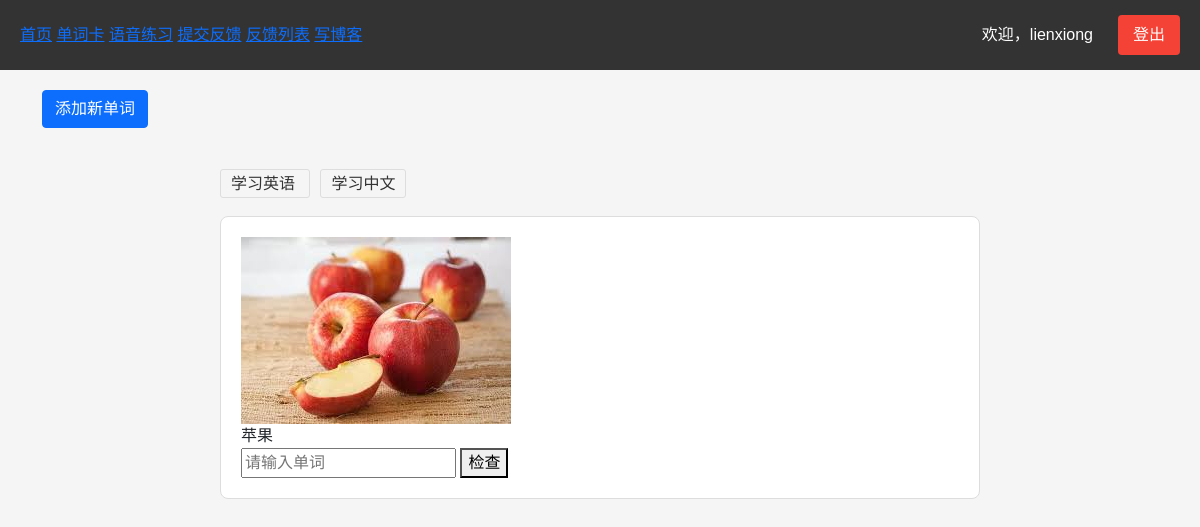
/zh-hans/flashcards/ (signed in), run on the app's committed database.
### flashcards/models.py (models this page shows, shortened)
class Card(models.Model):
    LANGUAGE_CHOICES = [
        ('zh', '中文'),
        ('en', '英文'),
    ]
    word = models.CharField(max_length=100, verbose_name='单词')
    translation = models.CharField(max_length=100, verbose_name='翻译')
    image = models.ImageField(upload_to='flashcards/', verbose_name='图片')
    pronunciation = models.FileField(upload_to='pronunciations/', blank=True, verbose_name='发音')
    example = models.TextField(verbose_name='例句', blank=True)
    language = models.CharField(max_length=2, choices=LANGUAGE_CHOICES, verbose_name='语言')
    created_at = models.DateTimeField(auto_now_add=True)
    class Meta:
        verbose_name = '单词卡'
        verbose_name_plural = '单词卡'

### flashcards/views.py (the view)
# urls.py: path('', views.study, name='study'),
@login_required
def study(request):
    study_language = request.GET.get('lang', 'en')
    learned_cards = UserProgress.objects.filter(
        user=request.user,
        is_mastered=True
    ).values_list('card_id', flat=True)
    available_cards = Card.objects.filter(
        language=study_language
    ).exclude(id__in=learned_cards)
    if not available_cards.exists():
        return render(request, 'flashcards/complete.html')
    card = random.choice(available_cards)
    return render(request, 'flashcards/study.html', {'card': card})

### flashcards/templates/flashcards/study.html (shortened to what this page needs)
{% extends 'base.html' %}
{% load i18n %}
{% block content %}
<div class="container">
    <div class="action-buttons mb-4">
        <a href="{% url 'flashcards:add_word' %}" class="btn btn-primary">
            {% trans "添加新单词" %}
        </a>
    </div>
<div class="flashcard-container">
    <div class="language-selector">
        <a href="?lang=en" class="{% if request.GET.lang == 'en' %}active{% endif %}">
            {% trans "学习英语" %}
        </a>
        <a href="?lang=zh" class="{% if request.GET.lang == 'zh' %}active{% endif %}">
            {% trans "学习中文" %}
        </a>
    </div>
    <div class="card">
        <div class="card-image">
            <img src="{{ card.image.url }}" alt="{{ card.word }}">
        </div>
        <div class="translation">
            {{ card.translation }}
        </div>
        <form method="post" action="{% url 'flashcards:check_answer' card.id %}">
            <input type="text" name="answer" placeholder="{% trans '请输入单词' %}" required>
            <button type="submit">{% trans "检查" %}</button>
        </form>
    </div>
</div>
{% endblock %}

### templates/base.html (shortened to what this page needs)
{% load i18n %}
<!DOCTYPE html>
<html lang="{{ LANGUAGE_CODE }}">
<head>
    <link href="https://cdn.jsdelivr.net/npm/bootstrap@5.1.3/dist/css/bootstrap.min.css" rel="stylesheet">
</head>
<body>
    <nav class="nav-container">
        <div class="main-nav">
            <a href="/">{% trans "首页" %}</a>
            <a href="{% url 'flashcards:study' %}">{% trans "单词卡" %}</a>
            <a href="{% url 'speech:practice' %}">{% trans "语音练习" %}</a>
            <a href="{% url 'feedback:submit' %}">{% trans "提交反馈" %}</a>
            <a href="{% url 'feedback:list' %}">{% trans "反馈列表" %}</a>
            <a href="{% url 'blog:write' %}" class="nav-item">{% trans "写博客" %}</a>
        </div>
        <div class="auth-nav">
            {% if user.is_authenticated %}
                <span>{% trans "欢迎，" %}{{ user.username }}</span>
                <a href="{% url 'accounts:logout' %}" class="logout-btn">{% trans "登出" %}</a>
            {% else %}
                <a href="{% url 'accounts:login' %}" class="login-btn">{% trans "登录" %}</a>
                <a href="{% url 'accounts:register' %}" class="register-btn">{% trans "注册" %}</a>
            {% endif %}
        </div>
    </nav>
    <div id="content">
        {% block content %}
        {% endblock %}
    </div>
</body>
</html>

### templates/base.html (style rules this page uses)
body { margin: 0; padding: 0; font-family: Arial, sans-serif; background-color: #f5f5f5; }
.nav-container { background-color: #333; padding: 15px 20px; width: 100%; box-sizing: border-box; display: flex; justify-content: space-between; align-items: center; position: fixed; top: 0; left: 0; z-index: 1000; }
.auth-nav { display: flex; gap: 15px; align-items: center; }
.auth-nav span { color: white; margin-right: 10px; }
.auth-nav a { color: white; text-decoration: none; padding: 8px 15px; border-radius: 4px; transition: all 0.3s; }
.auth-nav a.logout-btn { background-color: #f44336; }
#content { margin-top: 70px; padding: 20px; }
.flashcard-container { max-width: 800px; margin: 0 auto; padding: 20px; }
.card { border: 1px solid #ddd; padding: 20px; margin: 20px 0; border-radius: 8px; }
.card-image img { max-width: 100%; height: auto; }
.language-selector { margin-bottom: 20px; }
.language-selector a { padding: 5px 10px; margin-right: 10px; text-decoration: none; color: #333; border: 1px solid #ddd; border-radius: 3px; }

### data on the page
Card: image (picture), translation "苹果"

### other printed values
{{ user.username }} "lienxiong"
